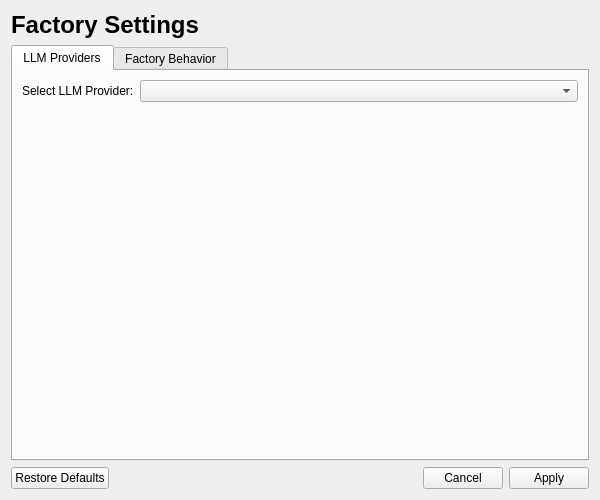
<?xml version="1.0" encoding="UTF-8"?>
<ui version="4.0">
 <class>SettingsPage</class>
 <widget class="QWidget" name="SettingsPage">
  <property name="geometry">
   <rect>
    <x>0</x>
    <y>0</y>
    <width>600</width>
    <height>500</height>
   </rect>
  </property>
  <property name="windowTitle">
   <string>Form</string>
  </property>
  <layout class="QVBoxLayout" name="verticalLayout">
   <item>
    <widget class="QLabel" name="headerLabel">
     <property name="text">
      <string>Factory Settings</string>
     </property>
     <property name="styleSheet">
      <string notr="true">font-size: 18pt; font-weight: bold;</string>
     </property>
    </widget>
   </item>
   <item>
    <widget class="QTabWidget" name="mainTabWidget">
     <property name="currentIndex">
      <number>0</number>
     </property>
     <widget class="QWidget" name="llmProvidersTab">
      <attribute name="title">
       <string>LLM Providers</string>
      </attribute>
      <layout class="QFormLayout" name="formLayout">
       <item row="0" column="0">
        <widget class="QLabel" name="label">
         <property name="text">
          <string>Select LLM Provider:</string>
         </property>
        </widget>
       </item>
       <item row="0" column="1">
        <widget class="QComboBox" name="providerComboBox"/>
       </item>
      </layout>
     </widget>
     <widget class="QWidget" name="factoryBehaviorTab">
      <attribute name="title">
       <string>Factory Behavior</string>
      </attribute>
      <layout class="QFormLayout" name="formLayout_factory">
       <item row="0" column="0">
        <widget class="QLabel" name="label_6">
         <property name="text">
          <string>Max Debug Attempts:</string>
         </property>
        </widget>
       </item>
       <item row="0" column="1">
        <widget class="QSpinBox" name="maxDebugSpinBox"/>
       </item>
      </layout>
     </widget>
    </widget>
   </item>
   <item>
    <widget class="QDialogButtonBox" name="buttonBox">
     <property name="standardButtons">
      <set>QDialogButtonBox::Apply|QDialogButtonBox::Cancel|QDialogButtonBox::RestoreDefaults</set>
     </property>
    </widget>
   </item>
  </layout>
 </widget>
 <resources/>
 <connections/>
</ui>
